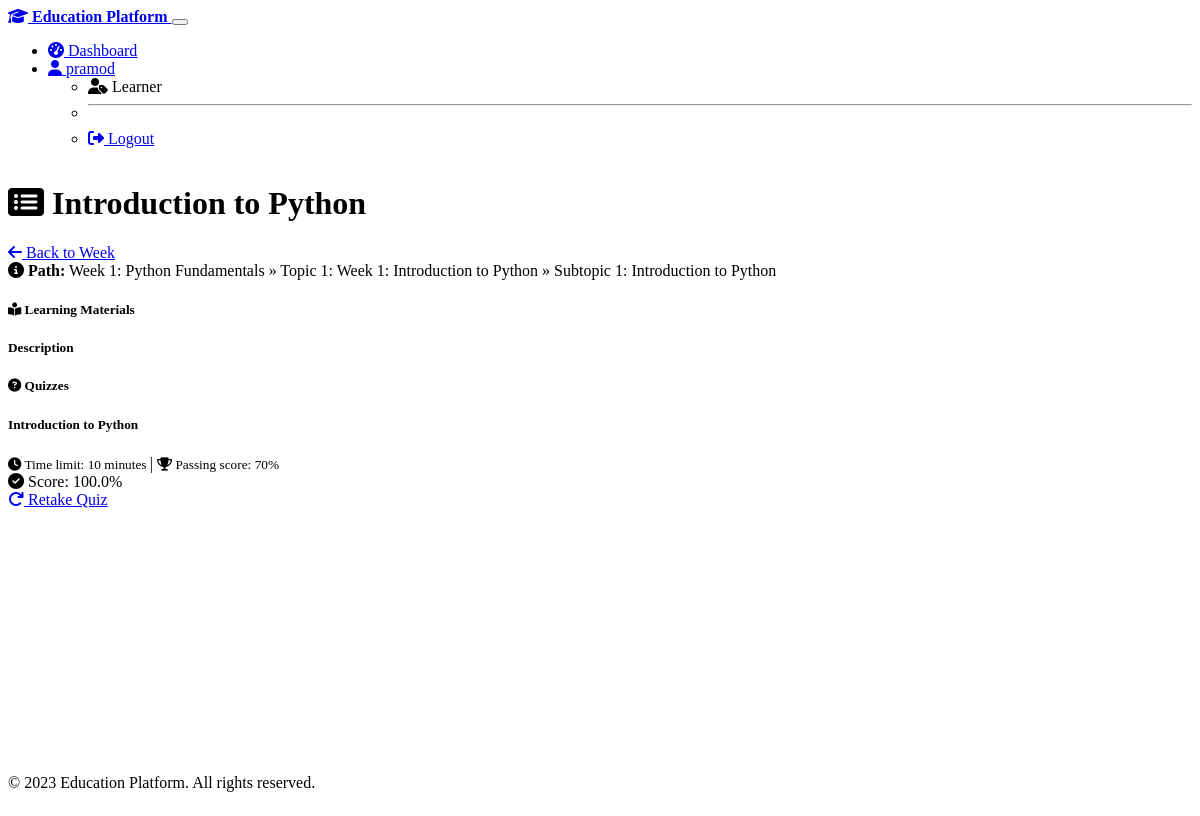
Page /learner/subtopics/1/ (signed in) on the committed database.
### courses/models.py (models this page shows, shortened)
class UserProfile(models.Model):
    user = models.OneToOneField(User, on_delete=models.CASCADE, related_name='profile')
    ROLE_CHOICES = [
        ('learner', 'Learner'),
        ('admin', 'Admin'),
    ]
    role = models.CharField(max_length=10, choices=ROLE_CHOICES, default='learner')

class Subtopic(models.Model):
    topic = models.ForeignKey(Topic, on_delete=models.CASCADE, related_name='subtopics')
    title = models.CharField(max_length=255)
    description = models.TextField(blank=True, null=True)
    youtube_link = models.URLField(blank=True, null=True)
    references = models.TextField(blank=True, null=True, help_text='Links to articles or documents related to this subtopic')
    order = models.PositiveIntegerField(default=1)
    created_at = models.DateTimeField(auto_now_add=True)
    updated_at = models.DateTimeField(auto_now=True)
    class Meta:
        ordering = ['order']

class Topic(models.Model):
    week = models.ForeignKey(Week, on_delete=models.CASCADE, related_name='topics')
    title = models.CharField(max_length=255)
    description = models.TextField(blank=True, null=True)
    order = models.PositiveIntegerField(default=1)
    created_at = models.DateTimeField(auto_now_add=True)
    updated_at = models.DateTimeField(auto_now=True)
    class Meta:
        ordering = ['order']

class Week(models.Model):
    title = models.CharField(max_length=255)
    description = models.TextField(blank=True, null=True)
    order = models.PositiveIntegerField(default=1)
    created_at = models.DateTimeField(auto_now_add=True)
    updated_at = models.DateTimeField(auto_now=True)
    class Meta:
        ordering = ['order']

class Quiz(models.Model):
    subtopic = models.ForeignKey(Subtopic, on_delete=models.CASCADE, related_name='quizzes')
    title = models.CharField(max_length=255)
    description = models.TextField(blank=True, null=True)
    time_limit = models.PositiveIntegerField(default=10, help_text='Time limit in minutes')
    passing_score = models.PositiveIntegerField(default=70, help_text='Passing score in percentage')
    created_at = models.DateTimeField(auto_now_add=True)
    updated_at = models.DateTimeField(auto_now=True)

class QuizAttempt(models.Model):
    user = models.ForeignKey(User, on_delete=models.CASCADE, related_name='quiz_attempts')
    quiz = models.ForeignKey(Quiz, on_delete=models.CASCADE, related_name='attempts')
    score = models.FloatField(default=0)
    max_score = models.FloatField(default=0)
    percentage = models.FloatField(default=0)
    passed = models.BooleanField(default=False)
    started_at = models.DateTimeField(auto_now_add=True)
    completed_at = models.DateTimeField(null=True, blank=True)
    class Meta:
        ordering = ['-started_at']

### courses/views.py (the view)
# urls.py: path('learner/subtopics/<int:subtopic_id>/', views.subtopic_detail, name='subtopic_detail'),
@login_required
def subtopic_detail(request, subtopic_id):
    if not is_learner(request.user):
        return HttpResponseForbidden("Access Denied: Learner privileges required")
    subtopic = get_object_or_404(Subtopic, id=subtopic_id)
    progress, created = TopicProgress.objects.get_or_create(
        user=request.user,
        subtopic=subtopic,
        defaults={'reviewed': True, 'reviewed_at': timezone.now()}
    )
    if not progress.reviewed:
        progress.reviewed = True
        progress.reviewed_at = timezone.now()
        progress.save()
    quizzes = Quiz.objects.filter(subtopic=subtopic)
    quiz_attempts = {}
    for quiz in quizzes:
        attempts = QuizAttempt.objects.filter(user=request.user, quiz=quiz)
        if attempts.exists():
            best_attempt = attempts.order_by('-percentage').first()
            quiz_attempts[quiz.id] = best_attempt
    context = {
        'subtopic': subtopic,
        'quizzes': quizzes,
        'quiz_attempts': quiz_attempts,
    }
    return render(request, 'learner/subtopic_detail.html', context)

### courses/templatetags/custom_filters.py (called while the page is built)
@register.filter
def get_item(dictionary, key):
    if dictionary is None:
        return None
    return dictionary.get(key)

### courses/views.py (called while the page is built)
def is_learner(user):
    return hasattr(user, 'profile') and user.profile.role == 'learner'

### templates/learner/subtopic_detail.html (shortened to what this page needs)
{% extends 'base.html' %}
{% load custom_filters %}
{% block content %}
<div class="container">
    <div class="row mb-4">
        <div class="col-12">
            <div class="card border-0 shadow-sm">
                <div class="card-body">
                    <div class="d-flex justify-content-between align-items-center mb-3">
                        <h1 class="card-title mb-0">
                            <i class="fas fa-list-alt me-2 text-primary"></i>
                            {{ subtopic.title }}
                        </h1>
                        <a href="{% url 'week_detail' subtopic.topic.week.id %}" class="btn btn-secondary">
                            <i class="fas fa-arrow-left me-2"></i>
                            Back to Week
                        </a>
                    </div>
                    <div class="alert alert-info">
                        <i class="fas fa-info-circle me-2"></i>
                        <strong>Path:</strong>
                        Week {{ subtopic.topic.week.order }}: {{ subtopic.topic.week.title }} &raquo;
                        Topic {{ subtopic.topic.order }}: {{ subtopic.topic.title }} &raquo;
                        Subtopic {{ subtopic.order }}: {{ subtopic.title }}
                    </div>
                </div>
            </div>
        </div>
    </div>
    <div class="row mb-4">
        <div class="col-12">
            <div class="card border-0 shadow-sm">
                <div class="card-header bg-dark">
                    <h5 class="mb-0">
                        <i class="fas fa-book-reader me-2"></i>
                        Learning Materials
                    </h5>
                </div>
                <div class="card-body">
                    <div class="mb-4">
                        <h5>Description</h5>
                    </div>
                </div>
            </div>
        </div>
    </div>
    {% if quizzes %}
    <div class="row">
        <div class="col-12">
            <div class="card border-0 shadow-sm">
                <div class="card-header bg-dark">
                    <h5 class="mb-0">
                        <i class="fas fa-question-circle me-2"></i>
                        Quizzes
                    </h5>
                </div>
                <div class="card-body">
                    <div class="list-group">
                        {% for quiz in quizzes %}
                        <div class="list-group-item list-group-item-action d-flex justify-content-between align-items-center flex-wrap bg-dark">
                            <div class="mb-2 mb-md-0">
                                <h5 class="mb-1">{{ quiz.title }}</h5>
                                <div class="text-muted">
                                    <small>
                                        <i class="fas fa-clock me-1"></i> Time limit: {{ quiz.time_limit }} minutes
                                    </small>
                                    <span class="mx-2">|</span>
                                    <small>
                                        <i class="fas fa-trophy me-1"></i> Passing score: {{ quiz.passing_score }}%
                                    </small>
                                </div>
                            </div>
                            <div class="mt-2 mt-md-0">
                                {% if quiz.id in quiz_attempts %}
                                    {% with attempt=quiz_attempts|get_item:quiz.id %}
                                    <div class="mb-2 text-center">
                                        <span class="badge {% if attempt.passed %}bg-success{% else %}bg-danger{% endif %} p-2">
                                            <i class="fas {% if attempt.passed %}fa-check-circle{% else %}fa-times-circle{% endif %} me-1"></i>
                                            Score: {{ attempt.percentage|floatformat:1 }}%
                                        </span>
                                    </div>
                                    {% endwith %}
                                {% endif %}
                                <a href="{% url 'take_quiz' quiz.id %}" class="btn btn-primary">
                                    {% if quiz.id in quiz_attempts %}
                                        <i class="fas fa-redo me-1"></i> Retake Quiz
                                    {% else %}
                                        <i class="fas fa-play me-1"></i> Take Quiz
                                    {% endif %}
                                </a>
                            </div>
                        </div>
                        {% endfor %}
                    </div>
                </div>
            </div>
        </div>
    </div>
    {% endif %}
</div>
{% endblock %}

### templates/base.html (shortened to what this page needs)
<!DOCTYPE html>
<html lang="en" data-bs-theme="dark">
<head>
    <link rel="stylesheet" href="https://cdn.replit.com/agent/bootstrap-agent-dark-theme.min.css">
    <link rel="stylesheet" href="https://cdnjs.cloudflare.com/ajax/libs/font-awesome/6.4.0/css/all.min.css">
    <link rel="stylesheet" href="/static/css/style.css">
</head>
<body>
    <nav class="navbar navbar-expand-lg navbar-dark bg-dark">
        <div class="container">
            <a class="navbar-brand" href="{% url 'home' %}">
                <i class="fas fa-graduation-cap me-2"></i>
                Education Platform
            </a>
            <button class="navbar-toggler" type="button" data-bs-toggle="collapse" data-bs-target="#navbarNav" aria-controls="navbarNav" aria-expanded="false" aria-label="Toggle navigation">
            </button>
            <div class="collapse navbar-collapse" id="navbarNav">
                <ul class="navbar-nav ms-auto">
                    {% if user.is_authenticated %}
                        {% if user.profile.role == 'admin' %}
                            <li class="nav-item">
                                <a class="nav-link {% if request.path == '/admin/dashboard/' %}active{% endif %}" href="{% url 'admin_dashboard' %}">
                                    <i class="fas fa-tachometer-alt me-1"></i> Admin Dashboard
                                </a>
                            </li>
                            <li class="nav-item">
                                <a class="nav-link {% if request.path == '/admin/weeks/' %}active{% endif %}" href="{% url 'manage_weeks' %}">
                                    <i class="fas fa-calendar-week me-1"></i> Manage Weeks
                                </a>
                            </li>
                            <li class="nav-item">
                                <a class="nav-link {% if request.path == '/admin/performance/' %}active{% endif %}" href="{% url 'student_performance' %}">
                                    <i class="fas fa-chart-line me-1"></i> Student Performance
                                </a>
                            </li>
                        {% elif user.profile.role == 'learner' %}
                            <li class="nav-item">
                                <a class="nav-link {% if request.path == '/learner/dashboard/' %}active{% endif %}" href="{% url 'learner_dashboard' %}">
                                    <i class="fas fa-tachometer-alt me-1"></i> Dashboard
                                </a>
                            </li>
                        {% endif %}
                        <li class="nav-item dropdown">
                            <a class="nav-link dropdown-toggle" href="#" id="navbarDropdown" role="button" data-bs-toggle="dropdown" aria-expanded="false">
                                <i class="fas fa-user me-1"></i> {{ user.username }}
                            </a>
                            <ul class="dropdown-menu dropdown-menu-end" aria-labelledby="navbarDropdown">
                                <li>
                                    <span class="dropdown-item text-muted">
                                        <i class="fas fa-user-tag me-1"></i>
                                        {{ user.profile.get_role_display }}
                                    </span>
                                </li>
                                <li><hr class="dropdown-divider"></li>
                                <li>
                                    <a href="{% url 'logout' %}" class="dropdown-item">
                                        <i class="fas fa-sign-out-alt me-1"></i> Logout
                                    </a>
                                </li>
                            </ul>
                        </li>
                    {% endif %}
                </ul>
            </div>
        </div>
    </nav>
    <main class="py-4">
        {% block content %}{% endblock %}
    </main>
    <footer class="footer mt-auto py-3 bg-dark">
        <div class="container text-center">
            <span class="text-muted">© 2023 Education Platform. All rights reserved.</span>
        </div>
    </footer>
</body>
</html>

### static/css/style.css (style rules this page uses)
:root { --primary-color: #007bff; --secondary-color: #6c757d; --success-color: #28a745; --info-color: #17a2b8; --warning-color: #ffc107; --danger-color: #dc3545; --light-color: #f8f9fa; --dark-color: #343a40; }
body { min-height: 100vh; display: flex; flex-direction: column; }
footer { margin-top: auto; padding: 1rem 0; }
.navbar-brand { font-weight: bold; }

### rows in the picture
Subtopic: title "Introduction to Python", topic.week.order "1", topic.week "Python Fundamentals", topic.order "1", topic "Week 1: Introduction to Python", order "1"
Quiz: title "Introduction to Python", time_limit "10", passing_score "70", shows "Retake Quiz"
QuizAttempt: percentage "100.0"

### other values in the picture
{{ user.username }} "pramod"
{{ user.profile.get_role_display }} "Learner"
